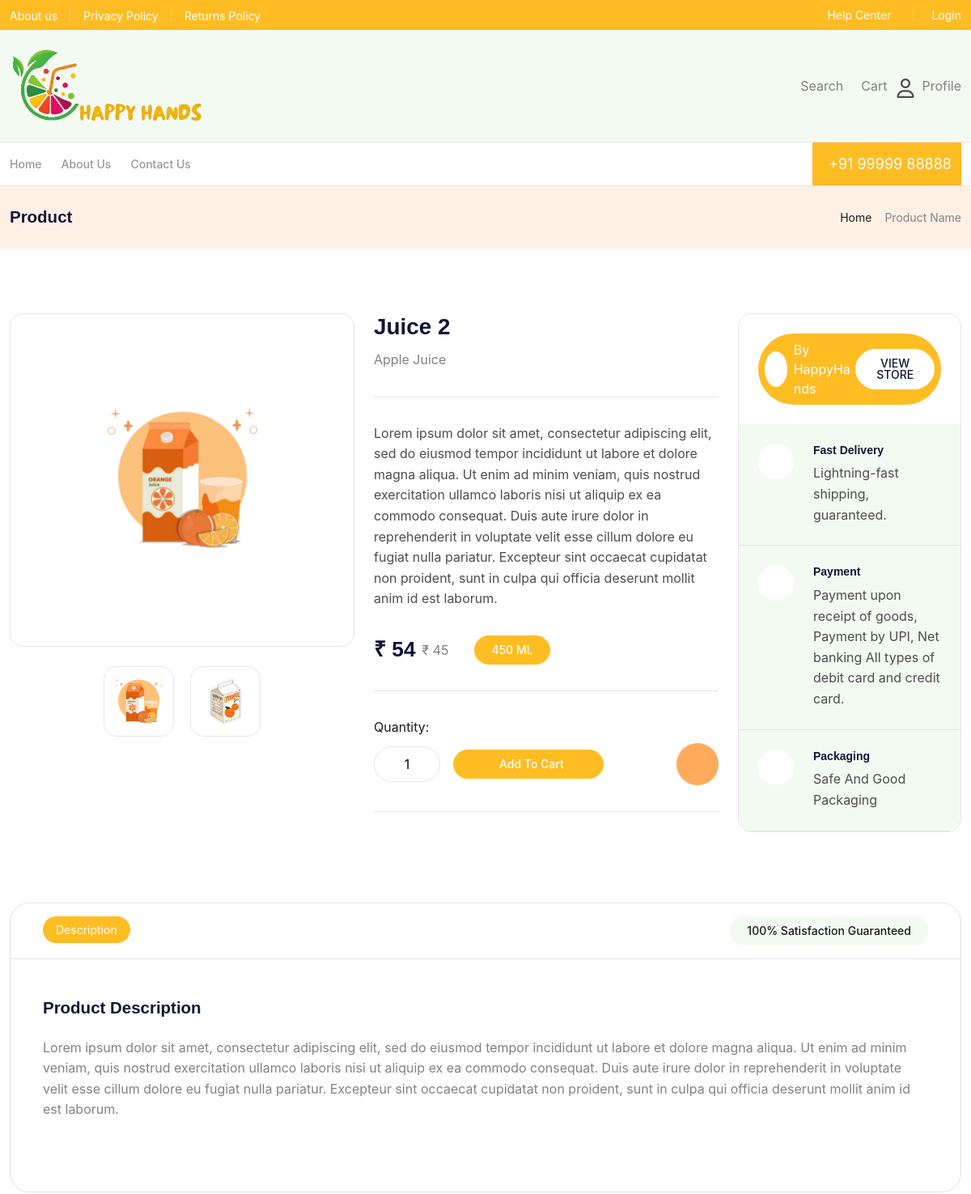
Before: /product-details/juce-2/2 (upper part) with the older database file.
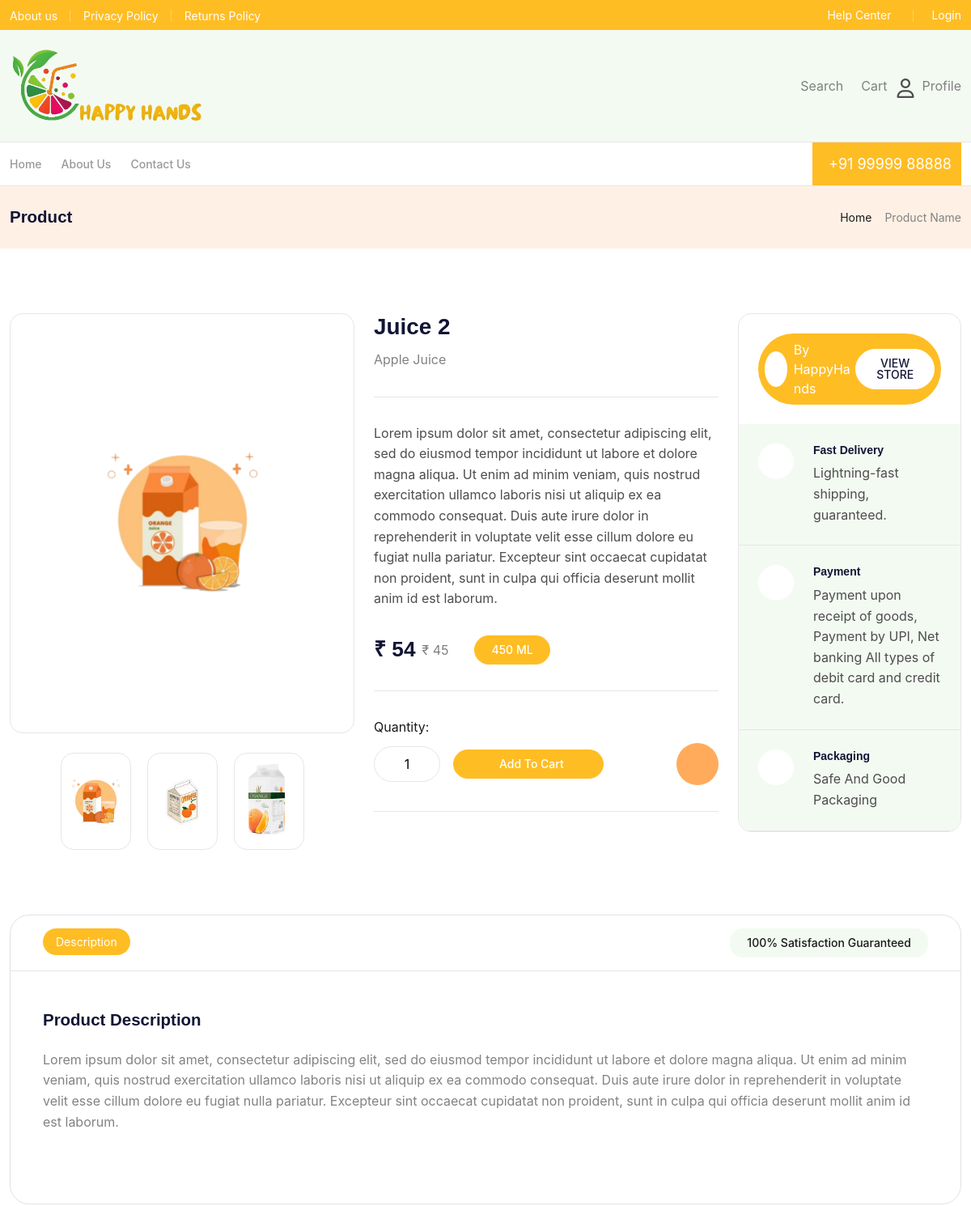
After: the same page with the newer database file.
### base/models.py (models this page shows, shortened)
class product(models.Model):
   product_name = models.CharField(max_length=255)
   quantity = models.IntegerField(default=0,blank=True,)
   product_description =models.TextField(blank=True,default="")
   specifications =models.TextField(blank=True,default="")
   price=models.IntegerField(default=0,blank=True)
   strikeout_price=models.IntegerField(default=0,blank=True)
   image_1=models.ImageField(upload_to='products/' ,blank=True,)
   image_2=models.ImageField(upload_to='products/' ,blank=True,)
   image_3=models.ImageField(upload_to='products/' ,blank=True,)
   image_4=models.ImageField(upload_to='products/' ,blank=True,)
   image_5=models.ImageField(upload_to='products/' ,blank=True,)
   image_6=models.ImageField(upload_to='products/' ,blank=True,)
   image_7=models.ImageField(upload_to='products/' ,blank=True,)
   key_words=models.CharField(max_length=255,blank=True,default="")
   juice_type =models.CharField(max_length=255,blank=True,default="")
   category =models.CharField(max_length=255,blank=True,default="")
   slug= models.SlugField(blank=True,default="")

### base/views.py (the view)
# urls.py: path('product-details/<slug:slug>/<int:pk>', views.product_details, name='product_details'),
def product_details(request,slug,pk):
    post=product.objects.get(id=pk)
    re_post=product.objects.filter(juice_type=post.juice_type)
    content={
       "post":post,
       "re_post":re_post,
    }
    return render(request, "product-details.html",content)

### templates/product-details.html (shortened to what the changed rows need)
  {% extends "base.html" %}
  {% load static %}
  {% block content %}
 <section class="product-details py-80">
    <div class="container container-lg">
        <div class="row gy-4">
            <div class="col-lg-9">
                <div class="row gy-4">
                    <div class="col-xl-6">
                        <div class="product-details__left">
                            <div class="product-details__thumb-slider border border-gray-100 rounded-16">
                                <div class="">
                                    <div class="product-details__thumb flex-center h-100">
                                        <img src="{{ post.image_1.url }}" alt="">
                                    </div>
                                </div>
                            </div>
                            <div class="mt-24">
                                <div class="product-details__images-slider">
                                    <div>
                                        <div class="max-w-120 max-h-120 h-100 flex-center border border-gray-100 rounded-16 p-8">
                                            <img src="{{ post.image_1.url }}" alt="">
                                        </div>
                                    </div>
                                    {% if   post.image_2 %}
                                    <div>
                                      <div class="max-w-120 max-h-120 h-100 flex-center border border-gray-100 rounded-16 p-8">
                                        <img src="{{ post.image_2.url }}" alt="">
                                      </div>
                                    </div>
                                    {% endif %}
                                    {% if   post.image_7 %}
                                     <div>
                                        <div class="max-w-120 max-h-120 h-100 flex-center border border-gray-100 rounded-16 p-8">
                                            <img src="{{ post.image_7.url }}" alt="">
                                        </div>
                                    </div>
                                     {% endif %}
                                </div>
                            </div>
                        </div>
                    </div>
                    <div class="col-xl-6">
                        <div class="product-details__content">
                            <h5 class="mb-12">{{post.product_name}}</h5>
                            <p>{{post.juice_type}}</p>
                            <span class="mt-32 pt-32 text-gray-700 border-top border-gray-100 d-block"></span>
                            <p class="text-gray-700">{{post.product_description}}</p>
                            <div class="mt-32 flex-align flex-wrap gap-32">
                                <div class="flex-align gap-8">
                                    <h4 class="mb-0">₹ {{post.price}}</h4>
                                    <span class="text-md text-gray-500">₹ {{post.strikeout_price}}</span>
                                </div>
                                <a href="#" class="btn btn-main rounded-pill">{{post.quantity}} ML</a>
                            </div>
                            <span class="mt-32 pt-32 text-gray-700 border-top border-gray-100 d-block"></span>
                            <span class="text-gray-900 d-block mb-8">Quantity:</span>
                            <div class="flex-between gap-16 flex-wrap">
                              <form method="post" action="{% url 'base:add_to_cart' post.id  %}">
                                    </form>
                                </div>
                                <div class="flex-align gap-12">
                                    <a href="#" class="w-52 h-52 bg-main-50 text-main-600 text-xl hover-bg-main-600 hover-text-white flex-center rounded-circle">
                                    </a>
                                </div>
                            </div>
                        </div>
                    </div>
                </div>
            </div>
        </div>
        <div class="pt-80">
            <div class="product-dContent border rounded-24">
                <div class="product-dContent__box">
                    <div class="tab-content" id="pills-tabContent">
                        <div class="" id="pills-description" >
                            <div class="mb-40">
                                <h6 class="mb-24">Product Description</h6>
                            <p>{{post.specifications|safe}} </p>
                            </div>
                        </div>
                    </div>
                </div>
            </div>
        </div>
</section>
   {% endblock content %}

Changed rows visible on the page:
changed product "Juice 2": image_7 empty → "products/7_4EnBK0n.png" (drawn); image_7: picture added
